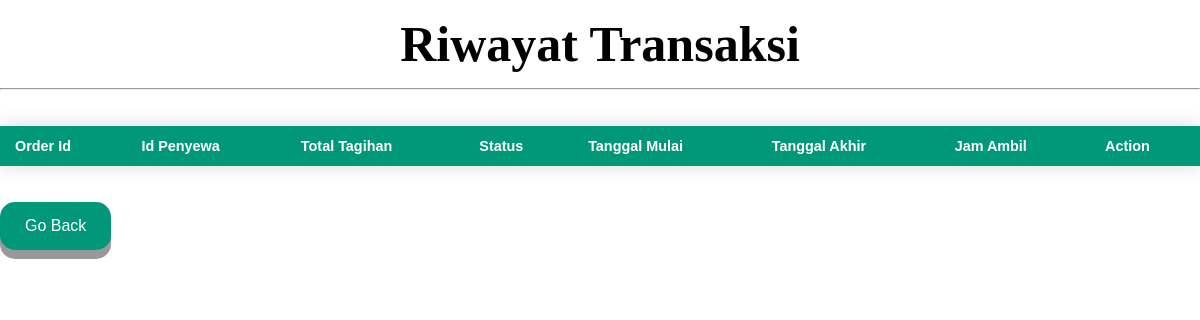
The page /user-header-pesanan.php on the database as committed earlier.
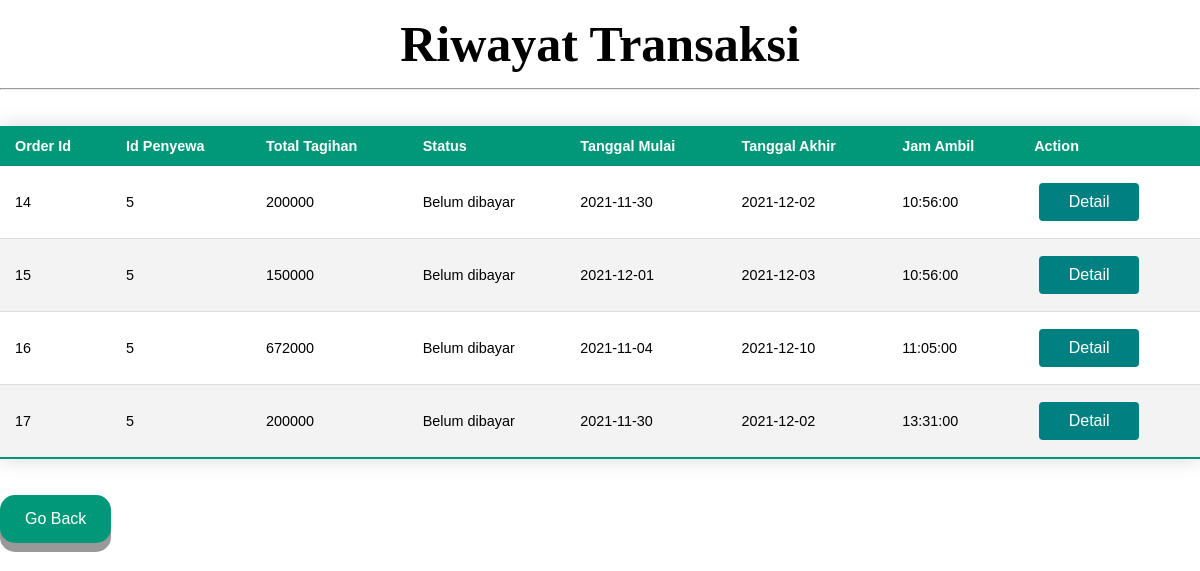
The same page on the database as committed later.
### tables this page shows
CREATE TABLE `header_pesanan` (
  `order_id` int(20) NOT NULL,
  `penyewa_id` int(20) NOT NULL,
  `total_tagihan` int(100) NOT NULL,
  `status` varchar(20) NOT NULL,
  `tanggal_mulai` date NOT NULL,
  `tanggal_akhir` date NOT NULL,
  `jam_ambil` time NOT NULL
);

### user-header-pesanan.php (the view, shortened to what this page needs)
<?php
        require_once("connection.php");
        $stmt = $pdo-> prepare("SELECT * FROM HEADER_PESANAN");
        $stmt -> execute();
        $headers = $stmt->fetchAll(PDO::FETCH_ASSOC);
?>
<!DOCTYPE html>
<html lang="en">
<head>
    <link rel="stylesheet" href="user-header-pesanan.css">
</head>
<body>
    <div id="why">
            <center>
            <h1 style="font-size: 50px;">Riwayat Transaksi</h1>
            </center>
    </div>
    <hr> <br><br>
    <table class = "styleTable" method = "POST">
                <thead>
                    <th>Order Id</th>
                    <th>Id Penyewa</th>
                    <th>Total Tagihan</th>
                    <th>Status</th>
                    <th>Tanggal Mulai</th>
                    <th>Tanggal Akhir</th>
                    <th>Jam Ambil</th>
                    <th>Action</th>
                </thead>
                <tbody>
                        <?php
                        if ($headers !== null) {
                            foreach ($headers as $key => $value) {
                            ?>
                            <tr>
                            <form action="user-header-pesanan.php" method="POST">
                                <td>
                                    <?= $value['order_id']?>
                                </td>
                            </form>
                            <td><?= $value['penyewa_id']?></td>
                            <td><?= $value['total_tagihan']?></td>
                            <td><?= $value['status']?></td>
                            <td><?= $value['tanggal_mulai']?></td>
                            <td><?= $value['tanggal_akhir']?></td>
                            <td><?= $value['jam_ambil']?></td>
                            <td>
                                <a href="user-header-pesanan.php?action=detail&id=<?= $value['order_id'] ?>">
                                         <button class="detail-button"><span> Detail </span></button>
                                </a>
                            </td>
                        </tr>
                    <?php
                            }
                        }
                ?>
            </tbody>
    </table> <br><br>
    <button class ="button" >
        <a href="admin.php" style="text-decoration : none; color : white;">
            Go Back
        </a>
    </button>
</body>
</html>

### user-header-pesanan.css (style rules this page uses)
* { margin : 0; padding : 0; box-sizing: border-box; }
#why { margin-top: 15px; margin-bottom: 15px; }
.styleTable { border-collapse: collapse; font-size: 0.9em; font-family: sans-serif; box-shadow: 0 0 20px rgba(0, 0, 0, 0.15); width: 100%; }
.styleTable th, .styleTable td { padding: 12px 15px; }
.styleTable tbody tr { border-bottom: 1px solid #dddddd; }
.styleTable tbody tr:nth-of-type(even) { background-color: #f3f3f3; }
.styleTable tbody tr:last-of-type { border-bottom: 2px solid #009879; }
.detail-button { display: inline-block; border-radius: 4px; background-color: teal; border: none; color: #FFFFFF; text-align: center; font-size: 16px; padding: 10px; width: 100px; transition: all 0.5s; cursor: pointer; margin: 5px; }
.detail-button span { cursor: pointer; display: inline-block; position: relative; transition: 0.5s; }
.detail-button span:after { content: '\00bb'; position: absolute; opacity: 0; top: 0; right: -20px; transition: 0.5s; }
.button { display: inline-block; padding: 15px 25px; font-size: 16px; cursor: pointer; text-align: center; text-decoration: none; outline: none; color: #fff; background-color: #009879; border: none; border-radius: 15px; box-shadow: 0 9px #999; }

Rows that differ between the two databases and show on the page:
added header_pesanan: order_id "14", penyewa "5", total_tagihan "200000", status "Belum dibayar", tanggal_mulai "2021-11-30", tanggal_akhir "2021-12-02", jam_ambil "10:56:00"
added header_pesanan: order_id "15", penyewa "5", total_tagihan "150000", status "Belum dibayar", tanggal_mulai "2021-12-01", tanggal_akhir "2021-12-03", jam_ambil "10:56:00"
added header_pesanan: order_id "16", penyewa "5", total_tagihan "672000", status "Belum dibayar", tanggal_mulai "2021-11-04", tanggal_akhir "2021-12-10", jam_ambil "11:05:00"
added header_pesanan: order_id "17", penyewa "5", total_tagihan "200000", status "Belum dibayar", tanggal_mulai "2021-11-30", tanggal_akhir "2021-12-02", jam_ambil "13:31:00"
